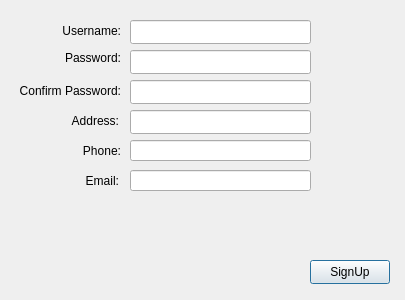
<?xml version="1.0" encoding="UTF-8"?>
<ui version="4.0">
 <class>SignUp</class>
 <widget class="QDialog" name="SignUp">
  <property name="geometry">
   <rect>
    <x>0</x>
    <y>0</y>
    <width>405</width>
    <height>300</height>
   </rect>
  </property>
  <property name="windowTitle">
   <string>Dialog</string>
  </property>
  <widget class="QLineEdit" name="Email">
   <property name="geometry">
    <rect>
     <x>130</x>
     <y>170</y>
     <width>181</width>
     <height>21</height>
    </rect>
   </property>
   <property name="inputMethodHints">
    <set>Qt::ImhEmailCharactersOnly</set>
   </property>
  </widget>
  <widget class="QLineEdit" name="Confirm">
   <property name="geometry">
    <rect>
     <x>130</x>
     <y>80</y>
     <width>181</width>
     <height>24</height>
    </rect>
   </property>
  </widget>
  <widget class="QLabel" name="label_4">
   <property name="geometry">
    <rect>
     <x>70</x>
     <y>110</y>
     <width>49</width>
     <height>21</height>
    </rect>
   </property>
   <property name="text">
    <string>Address:</string>
   </property>
   <property name="alignment">
    <set>Qt::AlignRight|Qt::AlignTrailing|Qt::AlignVCenter</set>
   </property>
  </widget>
  <widget class="QLabel" name="label">
   <property name="geometry">
    <rect>
     <x>60</x>
     <y>20</y>
     <width>61</width>
     <height>21</height>
    </rect>
   </property>
   <property name="text">
    <string>Username:</string>
   </property>
   <property name="alignment">
    <set>Qt::AlignRight|Qt::AlignTrailing|Qt::AlignVCenter</set>
   </property>
  </widget>
  <widget class="QLineEdit" name="password">
   <property name="geometry">
    <rect>
     <x>130</x>
     <y>50</y>
     <width>181</width>
     <height>24</height>
    </rect>
   </property>
  </widget>
  <widget class="QLabel" name="label_2">
   <property name="geometry">
    <rect>
     <x>50</x>
     <y>50</y>
     <width>71</width>
     <height>16</height>
    </rect>
   </property>
   <property name="text">
    <string>Password:</string>
   </property>
   <property name="alignment">
    <set>Qt::AlignRight|Qt::AlignTrailing|Qt::AlignVCenter</set>
   </property>
  </widget>
  <widget class="QLabel" name="label_3">
   <property name="geometry">
    <rect>
     <x>0</x>
     <y>80</y>
     <width>121</width>
     <height>21</height>
    </rect>
   </property>
   <property name="text">
    <string>Confirm Password:</string>
   </property>
   <property name="alignment">
    <set>Qt::AlignRight|Qt::AlignTrailing|Qt::AlignVCenter</set>
   </property>
  </widget>
  <widget class="QLabel" name="label_5">
   <property name="geometry">
    <rect>
     <x>70</x>
     <y>140</y>
     <width>51</width>
     <height>21</height>
    </rect>
   </property>
   <property name="text">
    <string>Phone:</string>
   </property>
   <property name="alignment">
    <set>Qt::AlignRight|Qt::AlignTrailing|Qt::AlignVCenter</set>
   </property>
  </widget>
  <widget class="QLineEdit" name="phone">
   <property name="geometry">
    <rect>
     <x>130</x>
     <y>140</y>
     <width>181</width>
     <height>21</height>
    </rect>
   </property>
   <property name="inputMethodHints">
    <set>Qt::ImhDigitsOnly</set>
   </property>
   <property name="maxLength">
    <number>10</number>
   </property>
  </widget>
  <widget class="QPushButton" name="pushButton">
   <property name="geometry">
    <rect>
     <x>310</x>
     <y>260</y>
     <width>80</width>
     <height>24</height>
    </rect>
   </property>
   <property name="text">
    <string>SignUp</string>
   </property>
  </widget>
  <widget class="QLineEdit" name="Address">
   <property name="geometry">
    <rect>
     <x>130</x>
     <y>110</y>
     <width>181</width>
     <height>24</height>
    </rect>
   </property>
  </widget>
  <widget class="QLabel" name="label_6">
   <property name="geometry">
    <rect>
     <x>70</x>
     <y>170</y>
     <width>49</width>
     <height>21</height>
    </rect>
   </property>
   <property name="text">
    <string>Email:</string>
   </property>
   <property name="alignment">
    <set>Qt::AlignRight|Qt::AlignTrailing|Qt::AlignVCenter</set>
   </property>
  </widget>
  <widget class="QLineEdit" name="username">
   <property name="geometry">
    <rect>
     <x>130</x>
     <y>20</y>
     <width>181</width>
     <height>24</height>
    </rect>
   </property>
  </widget>
 </widget>
 <resources/>
 <connections/>
</ui>
